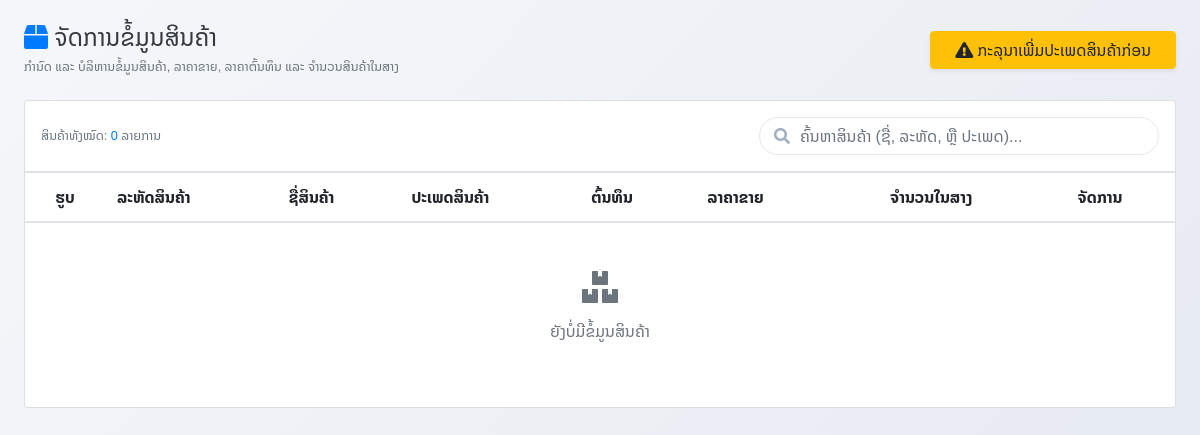
Before: /pages/products.php (signed in) with the older database file.
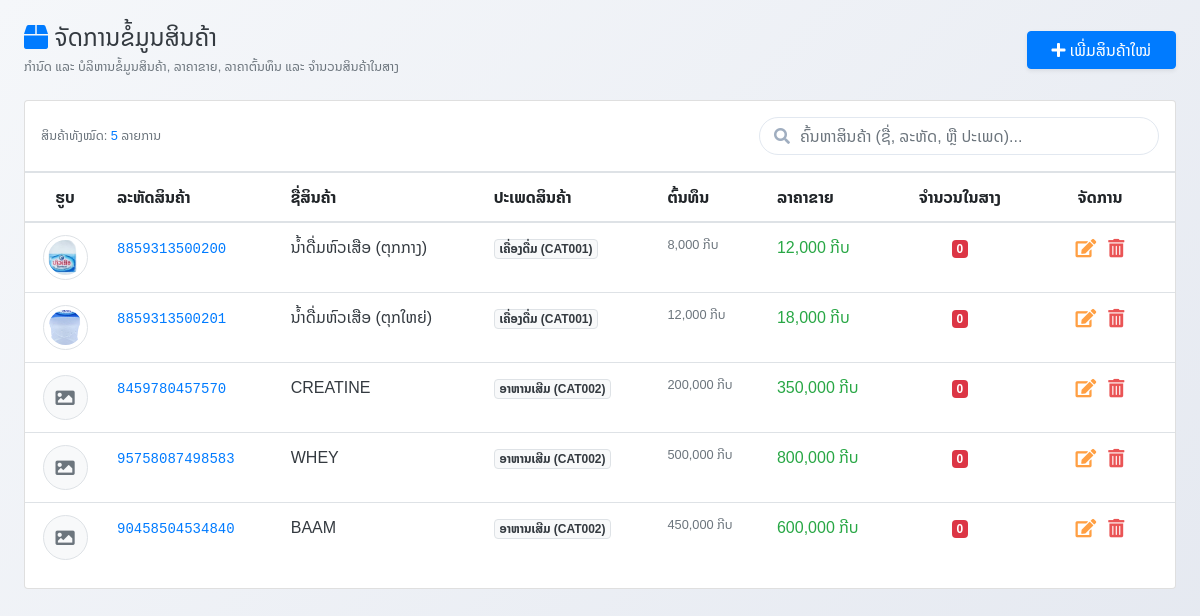
After: the same page with the newer database file.
### tables this page shows
CREATE TABLE `products` (
  `product_id` int(11) NOT NULL AUTO_INCREMENT,
  `product_code` varchar(50) NOT NULL,
  `product_name` varchar(100) NOT NULL,
  `category_id` int(11) NOT NULL,
  `cost_price` decimal(12,2) DEFAULT 0.00,
  `sale_price` decimal(12,2) NOT NULL,
  `quantity` int(11) DEFAULT 0,
  `unit` varchar(20) DEFAULT '?????????',
  `image` varchar(255) DEFAULT NULL,
  `created_at` datetime DEFAULT current_timestamp(),
  PRIMARY KEY (`product_id`),
  UNIQUE KEY `product_code` (`product_code`),
  KEY `fk_products_category` (`category_id`),
  CONSTRAINT `fk_products_category` FOREIGN KEY (`category_id`) REFERENCES `product_categories` (`category_id`) ON UPDATE CASCADE
);

CREATE TABLE `product_categories` (
  `category_id` int(11) NOT NULL AUTO_INCREMENT,
  `category_code` varchar(50) NOT NULL DEFAULT '',
  `category_name` varchar(100) NOT NULL,
  `created_at` datetime DEFAULT current_timestamp(),
  PRIMARY KEY (`category_id`),
  UNIQUE KEY `category_code` (`category_code`)
);

### config/db.php (called while the page is built, shortened)
<?php
if (!function_exists('formatCurrency')) {
    function formatCurrency($amount)
    {
        return number_format((float)$amount, 0, '.', ',') . ' ກີບ';
    }
}
?>

### pages/products.php (the view, shortened to what the changed rows need)
<?php
require_once '../config/db.php';
$products = [];
$sql = "SELECT p.*, c.category_name, c.category_code
        FROM products p
        LEFT JOIN product_categories c ON p.category_id = c.category_id
        ORDER BY p.product_id ASC";
$result = mysqli_query($conn, $sql);
if ($result) {
    while ($row = mysqli_fetch_assoc($result)) {
        $products[] = $row;
    }
}
$categories = [];
$sqlCat = "SELECT * FROM product_categories ORDER BY category_id ASC";
$resCat = mysqli_query($conn, $sqlCat);
if ($resCat) {
    while ($row = mysqli_fetch_assoc($resCat)) {
        $categories[] = $row;
    }
}
?>
<!DOCTYPE html>
<html lang="lo">
<head>
    <link rel="stylesheet" href="../assets/css/local-font.css?v=<?php echo time(); ?>">
    <link rel="stylesheet" href="../bootstrap/css/bootstrap.min.css">
    <link rel="stylesheet" href="../icon/css/all.min.css">
    <link rel="stylesheet" href="../assets/css/pages/users-manage.css">
</head>
<body>
<div class="container-fluid py-4 px-3 px-md-4">
    <div class="d-flex flex-wrap justify-content-between align-items-center mb-4 gap-2">
        <div>
            <?php if (!empty($categories)): ?>
            <button class="btn btn-primary rounded-pill px-4 shadow-sm" onclick="openCreateModal()">
                <i class="fas fa-plus me-1"></i> ເພີ່ມສິນຄ້າໃໝ່
            </button>
            <?php else: ?>
            <a href="product_categories.php" class="btn btn-warning rounded-pill px-4 shadow-sm">
                <i class="fas fa-exclamation-triangle me-1"></i> ກະລຸນາເພີ່ມປະເພດສິນຄ້າກ່ອນ
            </a>
            <?php endif; ?>
        </div>
    </div>
    <div class="card card-custom">
        <div class="card-body p-0">
            <div class="p-3 border-bottom d-flex flex-wrap justify-content-between align-items-center gap-3">
                <div class="d-flex align-items-center flex-wrap gap-3">
                    <div class="text-muted small">
                        ສິນຄ້າທັງໝົດ: <span class="fw-bold text-primary" id="productCount"><?= count($products) ?></span> ລາຍການ
                    </div>
                </div>
            </div>
            <div class="table-responsive">
                <table class="table table-custom table-hover align-middle">
                    <thead>
                        <tr>
                            <th style="width: 80px;" class="text-center">ຮູບ</th>
                            <th>ລະຫັດສິນຄ້າ</th>
                            <th>ຊື່ສິນຄ້າ</th>
                            <th>ປະເພດສິນຄ້າ</th>
                            <th class="text-end">ຕົ້ນທຶນ</th>
                            <th class="text-end">ລາຄາຂາຍ</th>
                            <th class="text-center">ຈຳນວນໃນສາງ</th>
                            <th class="text-center" style="width: 150px;">ຈັດການ</th>
                        </tr>
                    </thead>
                    <tbody id="productTableBody">
                        <?php if (empty($products)): ?>
                            <tr>
                                <td colspan="8" class="text-center py-5 text-muted">
                                    <i class="fas fa-boxes fa-2x mb-3 d-block"></i>
                                    ຍັງບໍ່ມີຂໍ້ມູນສິນຄ້າ
                                </td>
                            </tr>
                        <?php else: ?>
                            <?php foreach ($products as $p): ?>
                                <tr class="product-row">
                                    <td class="text-center">
                                        <?php if (!empty($p['image']) && file_exists('../uploads/products/' . $p['image'])): ?>
                                            <img src="../uploads/products/<?= htmlspecialchars($p['image']) ?>" alt="product" class="img-thumbnail rounded-circle" style="width: 45px; height: 45px; object-fit: cover; transition: transform 0.2s;" onmouseover="this.style.transform='scale(1.2)'" onmouseout="this.style.transform='scale(1)'">
                                        <?php else: ?>
                                            <div class="rounded-circle bg-light border d-flex align-items-center justify-content-center mx-auto" style="width: 45px; height: 45px;">
                                                <i class="fas fa-image text-muted" style="font-size: 1.2rem;"></i>
                                            </div>
                                        <?php endif; ?>
                                    </td>
                                    <td class="fw-bold"><code class="text-primary"><?= htmlspecialchars($p['product_code']) ?></code></td>
                                    <td class="fw-bold text-dark"><?= htmlspecialchars($p['product_name']) ?></td>
                                    <td><span class="badge bg-light text-dark border"><?= htmlspecialchars($p['category_name']) ?> (<?= htmlspecialchars($p['category_code']) ?>)</span></td>
                                    <td class="text-end text-muted small"><?= formatCurrency($p['cost_price']) ?></td>
                                    <td class="text-end fw-bold text-success"><?= formatCurrency($p['sale_price']) ?></td>
                                    <td class="text-center">
                                        <?php if ($p['quantity'] <= 5): ?>
                                            <span class="badge bg-danger text-white"><?= $p['quantity'] ?></span>
                                        <?php else: ?>
                                            <span class="badge bg-success text-white"><?= $p['quantity'] ?></span>
                                        <?php endif; ?>
                                    </td>
                                    <td class="text-center">
                                        <div class="d-flex justify-content-center gap-1">
                                            <button class="btn btn-warning btn-sm btn-action" onclick="openEditModal(<?= $p['product_id'] ?>)" title="ແກ້ໄຂ">
                                                <i class="fas fa-edit"></i>
                                            </button>
                                            <button class="btn btn-danger btn-sm btn-action" onclick="deleteProduct(<?= $p['product_id'] ?>)" title="ລົບ">
                                                <i class="fas fa-trash-alt"></i>
                                            </button>
                                        </div>
                                    </td>
                                </tr>
                            <?php endforeach; ?>
                        <?php endif; ?>
                    </tbody>
                </table>
            </div>
        </div>
    </div>
</div>
</body>
</html>

Changed rows visible on the page:
added products: image (picture), product_code "8859313500200", product_name "ນ້ຳດື່ມຫົວເສືອ (ຕຸກກາງ)", category.category_name "ເຄື່ອງດື່ມ", category.category_code "CAT001", cost_price "8,000 ກີບ", sale_price "12,000 ກີບ", quantity "0"
added products: image (picture), product_code "8859313500201", product_name "ນ້ຳດື່ມຫົວເສືອ (ຕຸກໃຫຍ່)", category.category_name "ເຄື່ອງດື່ມ", category.category_code "CAT001", cost_price "12,000 ກີບ", sale_price "18,000 ກີບ", quantity "0"
added products: product_code "8459780457570", product_name "CREATINE", category.category_name "ອາຫານເສີມ", category.category_code "CAT002", cost_price "200,000 ກີບ", sale_price "350,000 ກີບ", quantity "0"
added products: product_code "95758087498583", product_name "WHEY", category.category_name "ອາຫານເສີມ", category.category_code "CAT002", cost_price "500,000 ກີບ", sale_price "800,000 ກີບ", quantity "0"
added products: product_code "90458504534840", product_name "BAAM", category.category_name "ອາຫານເສີມ", category.category_code "CAT002", cost_price "450,000 ກີບ", sale_price "600,000 ກີບ", quantity "0"
Other visible differences:
count($products): "0" → "5"
text no longer shown: "ກະລຸນາເພີ່ມປະເພດສິນຄ້າກ່ອນ ຍັງບໍ່ມີຂໍ້ມູນສິນຄ້າ"
text now shown: "ເພີ່ມສິນຄ້າໃໝ່"
